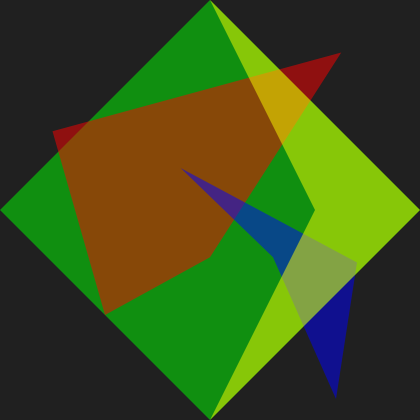
Frame 1 (no input)
Frame 60 (the mouse pressed at the canvas centre just before this capture): identical to frame 1, image omitted
Frame 120 (the mouse held since frame 60 and released just before this capture): identical to frame 1, image omitted

The Processing sketch that drew this single still picture (run headless with seeded random() and noise(); from frame 60 on, the mouse is pressed at the canvas centre):

// Processing sketch: sketch_03_04_quad
// ── sketch_03_04_quad.pde
void setup() {
  size(420, 420);
  background(32);
}

void draw() {
  background(32);
  noStroke();

  fill(0, 255, 0, 127);
  quad(width * 0.5, 0, width, height * 0.5, width * 0.5, height, 0, height * 0.5); 

  fill(255, 0, 0, 127);
  quad(width * 0.125, height * 0.3125, width * 0.8125, height * 0.125, width * 0.5, height * 0.6125, width * 0.25, height * 0.75);

  // 1. Notice that concave forms as well as convex are possible with quad.
  fill(0, 0, 255, 127);
  quad(width * 0.85, height * 0.625, width * 0.43, height * 0.4, width * 0.65, height * 0.6125, width * 0.8, height * 0.95);

  fill(255, 255, 0, 127);
  quad(width * 0.5, 0, width, height * 0.5, width * 0.5, height, width * 0.75, height * 0.5);
}
